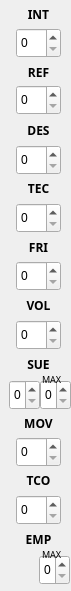
         <widget class="QWidget" name="widget_2" native="true">
          <property name="geometry">
           <rect>
            <x>300</x>
            <y>130</y>
            <width>71</width>
            <height>591</height>
           </rect>
          </property>
          <widget class="QSpinBox" name="tecnicaSpinBox">
           <property name="geometry">
            <rect>
             <x>16</x>
             <y>203</y>
             <width>45</width>
             <height>30</height>
            </rect>
           </property>
          </widget>
          <widget class="QSpinBox" name="reflejosSpinBox">
           <property name="geometry">
            <rect>
             <x>16</x>
             <y>85</y>
             <width>45</width>
             <height>30</height>
            </rect>
           </property>
          </widget>
          <widget class="QSpinBox" name="tipo_corporalSpinBox">
           <property name="geometry">
            <rect>
             <x>16</x>
             <y>495</y>
             <width>45</width>
             <height>30</height>
            </rect>
           </property>
          </widget>
          <widget class="QSpinBox" name="suerteSpinBox_2">
           <property name="geometry">
            <rect>
             <x>40</x>
             <y>380</y>
             <width>31</width>
             <height>30</height>
            </rect>
           </property>
          </widget>
          <widget class="QSpinBox" name="movilidadSpinBox">
           <property name="geometry">
            <rect>
             <x>16</x>
             <y>437</y>
             <width>45</width>
             <height>30</height>
            </rect>
           </property>
          </widget>
          <widget class="QLabel" name="empatia_label">
           <property name="geometry">
            <rect>
             <x>12</x>
             <y>561</y>
             <width>21</width>
             <height>20</height>
            </rect>
           </property>
           <property name="styleSheet">
            <string notr="true">font: 9pt;</string>
           </property>
           <property name="text">
            <string/>
           </property>
           <property name="alignment">
            <set>Qt::AlignmentFlag::AlignRight|Qt::AlignmentFlag::AlignTrailing|Qt::AlignmentFlag::AlignVCenter</set>
           </property>
          </widget>
          <widget class="QSpinBox" name="voluntadSpinBox">
           <property name="geometry">
            <rect>
             <x>16</x>
             <y>320</y>
             <width>45</width>
             <height>30</height>
            </rect>
           </property>
          </widget>
          <widget class="QSpinBox" name="inteligenciaSpinBox">
           <property name="geometry">
            <rect>
             <x>16</x>
             <y>28</y>
             <width>45</width>
             <height>30</height>
            </rect>
           </property>
          </widget>
          <widget class="QSpinBox" name="empatiaSpinBox">
           <property name="geometry">
            <rect>
             <x>39</x>
             <y>555</y>
             <width>31</width>
             <height>30</height>
            </rect>
           </property>
          </widget>
          <widget class="QSpinBox" name="suerteSpinBox">
           <property name="geometry">
            <rect>
             <x>9</x>
             <y>380</y>
             <width>31</width>
             <height>30</height>
            </rect>
           </property>
          </widget>
          <widget class="QSpinBox" name="destrezaSpinBox">
           <property name="geometry">
            <rect>
             <x>16</x>
             <y>145</y>
             <width>45</width>
             <height>30</height>
            </rect>
           </property>
          </widget>
          <widget class="QSpinBox" name="frialdadSpinBox">
           <property name="geometry">
            <rect>
             <x>16</x>
             <y>261</y>
             <width>45</width>
             <height>30</height>
            </rect>
           </property>
          </widget>
          <widget class="QLabel" name="label_49">
           <property name="geometry">
            <rect>
             <x>7</x>
             <y>354</y>
             <width>63</width>
             <height>20</height>
            </rect>
           </property>
           <property name="font">
            <font>
             <family>OCR A</family>
             <pointsize>9</pointsize>
             <italic>false</italic>
             <bold>true</bold>
             <underline>false</underline>
            </font>
           </property>
           <property name="styleSheet">
            <string notr="true">background-color: transparent;
font-weight: bold;</string>
           </property>
           <property name="text">
            <string>SUE</string>
           </property>
           <property name="alignment">
            <set>Qt::AlignmentFlag::AlignCenter</set>
           </property>
          </widget>
          <widget class="QLabel" name="label_50">
           <property name="geometry">
            <rect>
             <x>42</x>
             <y>369</y>
             <width>21</width>
             <height>20</height>
            </rect>
           </property>
           <property name="font">
            <font>
             <family>OCR A</family>
             <pointsize>7</pointsize>
             <italic>false</italic>
             <bold>false</bold>
             <underline>false</underline>
            </font>
           </property>
           <property name="styleSheet">
            <string notr="true">background-color: transparent;
font-weight: bold;
font:7pt;
</string>
           </property>
           <property name="text">
            <string>MAX</string>
           </property>
           <property name="alignment">
            <set>Qt::AlignmentFlag::AlignLeading|Qt::AlignmentFlag::AlignLeft|Qt::AlignmentFlag::AlignVCenter</set>
           </property>
          </widget>
          <widget class="QLabel" name="label_51">
           <property name="geometry">
            <rect>
             <x>7</x>
             <y>237</y>
             <width>63</width>
             <height>20</height>
            </rect>
           </property>
           <property name="font">
            <font>
             <family>OCR A</family>
             <pointsize>9</pointsize>
             <italic>false</italic>
             <bold>true</bold>
             <underline>false</underline>
            </font>
           </property>
           <property name="styleSheet">
            <string notr="true">background-color: transparent;
font-weight: bold;</string>
           </property>
           <property name="text">
            <string>FRI</string>
           </property>
           <property name="alignment">
            <set>Qt::AlignmentFlag::AlignCenter</set>
           </property>
          </widget>
          <widget class="QLabel" name="label_52">
           <property name="geometry">
            <rect>
             <x>7</x>
             <y>470</y>
             <width>63</width>
             <height>20</height>
            </rect>
           </property>
           <property name="font">
            <font>
             <family>OCR A</family>
             <pointsize>9</pointsize>
             <italic>false</italic>
             <bold>true</bold>
             <underline>false</underline>
            </font>
           </property>
           <property name="styleSheet">
            <string notr="true">background-color: transparent;
font-weight: bold;</string>
           </property>
           <property name="text">
            <string>TCO</string>
           </property>
           <property name="alignment">
            <set>Qt::AlignmentFlag::AlignCenter</set>
           </property>
          </widget>
          <widget class="QLabel" name="label_53">
           <property name="geometry">
            <rect>
             <x>7</x>
             <y>413</y>
             <width>63</width>
             <height>20</height>
            </rect>
           </property>
           <property name="font">
            <font>
             <family>OCR A</family>
             <pointsize>9</pointsize>
             <italic>false</italic>
             <bold>true</bold>
             <underline>false</underline>
            </font>
           </property>
           <property name="styleSheet">
            <string notr="true">background-color: transparent;
font-weight: bold;</string>
           </property>
           <property name="text">
            <string>MOV</string>
           </property>
           <property name="alignment">
            <set>Qt::AlignmentFlag::AlignCenter</set>
           </property>
          </widget>
          <widget class="QLabel" name="label_54">
           <property name="geometry">
            <rect>
             <x>7</x>
             <y>529</y>
             <width>63</width>
             <height>20</height>
            </rect>
           </property>
           <property name="font">
            <font>
             <family>OCR A</family>
             <pointsize>9</pointsize>
             <italic>false</italic>
             <bold>true</bold>
             <underline>false</underline>
            </font>
           </property>
           <property name="styleSheet">
            <string notr="true">background-color: transparent;
font-weight: bold;</string>
           </property>
           <property name="text">
            <string>EMP</string>
           </property>
           <property name="alignment">
            <set>Qt::AlignmentFlag::AlignCenter</set>
           </property>
          </widget>
          <widget class="QLabel" name="label_55">
           <property name="geometry">
            <rect>
             <x>7</x>
             <y>4</y>
             <width>63</width>
             <height>20</height>
            </rect>
           </property>
           <property name="font">
            <font>
             <family>OCR A</family>
             <pointsize>9</pointsize>
             <italic>false</italic>
             <bold>true</bold>
             <underline>false</underline>
            </font>
           </property>
           <property name="styleSheet">
            <string notr="true">background-color: transparent;
font-weight: bold;</string>
           </property>
           <property name="text">
            <string>INT</string>
           </property>
           <property name="alignment">
            <set>Qt::AlignmentFlag::AlignCenter</set>
           </property>
          </widget>
          <widget class="QLabel" name="label_56">
           <property name="geometry">
            <rect>
             <x>42</x>
             <y>544</y>
             <width>21</width>
             <height>20</height>
            </rect>
           </property>
           <property name="font">
            <font>
             <family>OCR A</family>
             <pointsize>7</pointsize>
             <italic>false</italic>
             <bold>false</bold>
             <underline>false</underline>
            </font>
           </property>
           <property name="styleSheet">
            <string notr="true">background-color: transparent;
font-weight: bold;
font:7pt;
</string>
           </property>
           <property name="text">
            <string>MAX</string>
           </property>
           <property name="alignment">
            <set>Qt::AlignmentFlag::AlignLeading|Qt::AlignmentFlag::AlignLeft|Qt::AlignmentFlag::AlignVCenter</set>
           </property>
          </widget>
          <widget class="QLabel" name="label_57">
           <property name="geometry">
            <rect>
             <x>7</x>
             <y>295</y>
             <width>63</width>
             <height>20</height>
            </rect>
           </property>
           <property name="font">
            <font>
             <family>OCR A</family>
             <pointsize>9</pointsize>
             <italic>false</italic>
             <bold>true</bold>
             <underline>false</underline>
            </font>
           </property>
           <property name="styleSheet">
            <string notr="true">background-color: transparent;
font-weight: bold;</string>
           </property>
           <property name="text">
            <string>VOL</string>
           </property>
           <property name="alignment">
            <set>Qt::AlignmentFlag::AlignCenter</set>
           </property>
          </widget>
          <widget class="QLabel" name="label_58">
           <property name="geometry">
            <rect>
             <x>7</x>
             <y>120</y>
             <width>63</width>
             <height>20</height>
            </rect>
           </property>
           <property name="font">
            <font>
             <family>OCR A</family>
             <pointsize>9</pointsize>
             <italic>false</italic>
             <bold>true</bold>
             <underline>false</underline>
            </font>
           </property>
           <property name="styleSheet">
            <string notr="true">background-color: transparent;
font-weight: bold;</string>
           </property>
           <property name="text">
            <string>DES</string>
           </property>
           <property name="alignment">
            <set>Qt::AlignmentFlag::AlignCenter</set>
           </property>
          </widget>
          <widget class="QLabel" name="label_59">
           <property name="geometry">
            <rect>
             <x>7</x>
             <y>62</y>
             <width>63</width>
             <height>20</height>
            </rect>
           </property>
           <property name="font">
            <font>
             <family>OCR A</family>
             <pointsize>9</pointsize>
             <italic>false</italic>
             <bold>true</bold>
             <underline>false</underline>
            </font>
           </property>
           <property name="styleSheet">
            <string notr="true">background-color: transparent;
font-weight: bold;</string>
           </property>
           <property name="text">
            <string>REF</string>
           </property>
           <property name="alignment">
            <set>Qt::AlignmentFlag::AlignCenter</set>
           </property>
          </widget>
          <widget class="QLabel" name="label_60">
           <property name="geometry">
            <rect>
             <x>7</x>
             <y>178</y>
             <width>63</width>
             <height>20</height>
            </rect>
           </property>
           <property name="font">
            <font>
             <family>OCR A</family>
             <pointsize>9</pointsize>
             <italic>false</italic>
             <bold>true</bold>
             <underline>false</underline>
            </font>
           </property>
           <property name="styleSheet">
            <string notr="true">background-color: transparent;
font-weight: bold;</string>
           </property>
           <property name="text">
            <string>TEC</string>
           </property>
           <property name="alignment">
            <set>Qt::AlignmentFlag::AlignCenter</set>
           </property>
          </widget>
         </widget>
